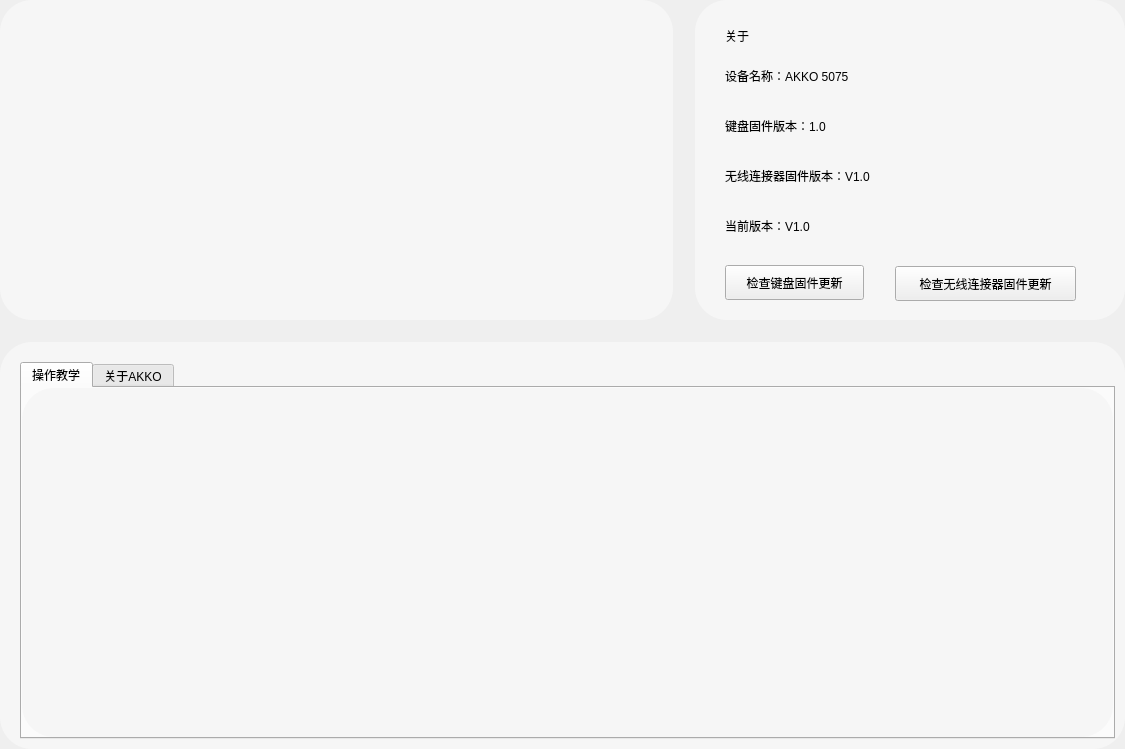
<?xml version="1.0" encoding="UTF-8"?>
<ui version="4.0">
 <class>FrameAbout</class>
 <widget class="QFrame" name="FrameAbout">
  <property name="geometry">
   <rect>
    <x>0</x>
    <y>0</y>
    <width>1125</width>
    <height>749</height>
   </rect>
  </property>
  <property name="windowTitle">
   <string>Frame</string>
  </property>
  <property name="styleSheet">
   <string notr="true"/>
  </property>
  <layout class="QVBoxLayout" name="verticalLayout_3">
   <property name="spacing">
    <number>22</number>
   </property>
   <property name="leftMargin">
    <number>0</number>
   </property>
   <property name="topMargin">
    <number>0</number>
   </property>
   <property name="rightMargin">
    <number>0</number>
   </property>
   <property name="bottomMargin">
    <number>0</number>
   </property>
   <item>
    <layout class="QHBoxLayout" name="horizontalLayout_2">
     <property name="spacing">
      <number>22</number>
     </property>
     <item>
      <widget class="QFrame" name="frameTLeft">
       <property name="styleSheet">
        <string notr="true">QFrame{background-color:#F6F6F6;border-radius:32px;}</string>
       </property>
       <property name="frameShape">
        <enum>QFrame::Shape::StyledPanel</enum>
       </property>
       <property name="frameShadow">
        <enum>QFrame::Shadow::Raised</enum>
       </property>
       <layout class="QHBoxLayout" name="horizontalLayout_3">
        <item>
         <widget class="QLabel" name="label">
          <property name="maximumSize">
           <size>
            <width>600</width>
            <height>300</height>
           </size>
          </property>
          <property name="text">
           <string/>
          </property>
          <property name="pixmap">
           <pixmap resource="res.qrc">:/images/Akko-Kb0.png</pixmap>
          </property>
          <property name="scaledContents">
           <bool>true</bool>
          </property>
         </widget>
        </item>
       </layout>
      </widget>
     </item>
     <item>
      <widget class="QFrame" name="frameTRight">
       <property name="minimumSize">
        <size>
         <width>0</width>
         <height>320</height>
        </size>
       </property>
       <property name="maximumSize">
        <size>
         <width>430</width>
         <height>320</height>
        </size>
       </property>
       <property name="styleSheet">
        <string notr="true">QFrame{background-color:#F6F6F6;border-radius:32px;}</string>
       </property>
       <property name="frameShape">
        <enum>QFrame::Shape::StyledPanel</enum>
       </property>
       <property name="frameShadow">
        <enum>QFrame::Shadow::Raised</enum>
       </property>
       <widget class="QLabel" name="labelTitle1">
        <property name="geometry">
         <rect>
          <x>30</x>
          <y>20</y>
          <width>161</width>
          <height>31</height>
         </rect>
        </property>
        <property name="text">
         <string>关于</string>
        </property>
       </widget>
       <widget class="QPushButton" name="pushButton">
        <property name="geometry">
         <rect>
          <x>30</x>
          <y>265</y>
          <width>139</width>
          <height>35</height>
         </rect>
        </property>
        <property name="text">
         <string>检查键盘固件更新</string>
        </property>
       </widget>
       <widget class="QPushButton" name="pushButton_2">
        <property name="geometry">
         <rect>
          <x>200</x>
          <y>266</y>
          <width>181</width>
          <height>35</height>
         </rect>
        </property>
        <property name="text">
         <string>检查无线连接器固件更新</string>
        </property>
       </widget>
       <widget class="QLabel" name="labelTitleL1">
        <property name="geometry">
         <rect>
          <x>30</x>
          <y>60</y>
          <width>161</width>
          <height>31</height>
         </rect>
        </property>
        <property name="text">
         <string>设备名称：AKKO 5075</string>
        </property>
       </widget>
       <widget class="QLabel" name="labelTitleL2">
        <property name="geometry">
         <rect>
          <x>30</x>
          <y>110</y>
          <width>161</width>
          <height>31</height>
         </rect>
        </property>
        <property name="text">
         <string>键盘固件版本：1.0</string>
        </property>
       </widget>
       <widget class="QLabel" name="labelTitleL3">
        <property name="geometry">
         <rect>
          <x>30</x>
          <y>160</y>
          <width>161</width>
          <height>31</height>
         </rect>
        </property>
        <property name="text">
         <string>无线连接器固件版本：V1.0</string>
        </property>
       </widget>
       <widget class="QLabel" name="labelTitleL4">
        <property name="geometry">
         <rect>
          <x>30</x>
          <y>210</y>
          <width>161</width>
          <height>31</height>
         </rect>
        </property>
        <property name="text">
         <string>当前版本：V1.0</string>
        </property>
       </widget>
      </widget>
     </item>
    </layout>
   </item>
   <item>
    <widget class="QFrame" name="frameBotttom">
     <property name="styleSheet">
      <string notr="true">QFrame{background-color:#F6F6F6;border-radius:32px;}</string>
     </property>
     <property name="frameShape">
      <enum>QFrame::Shape::StyledPanel</enum>
     </property>
     <property name="frameShadow">
      <enum>QFrame::Shadow::Raised</enum>
     </property>
     <layout class="QHBoxLayout" name="horizontalLayout">
      <property name="leftMargin">
       <number>20</number>
      </property>
      <property name="topMargin">
       <number>20</number>
      </property>
      <property name="rightMargin">
       <number>10</number>
      </property>
      <property name="bottomMargin">
       <number>10</number>
      </property>
      <item>
       <widget class="NewTabWidget" name="tabWidget">
        <property name="currentIndex">
         <number>0</number>
        </property>
        <widget class="QWidget" name="tab1">
         <property name="styleSheet">
          <string notr="true">background:transparent;</string>
         </property>
         <attribute name="title">
          <string>操作教学</string>
         </attribute>
         <layout class="QVBoxLayout" name="verticalLayout_2">
          <property name="spacing">
           <number>0</number>
          </property>
          <property name="leftMargin">
           <number>0</number>
          </property>
          <property name="topMargin">
           <number>10</number>
          </property>
          <property name="rightMargin">
           <number>0</number>
          </property>
          <property name="bottomMargin">
           <number>0</number>
          </property>
          <item>
           <widget class="QScrollArea" name="scrollArea">
            <property name="widgetResizable">
             <bool>true</bool>
            </property>
            <widget class="QWidget" name="scrollAreaWidgetContents">
             <property name="geometry">
              <rect>
               <x>0</x>
               <y>0</y>
               <width>1089</width>
               <height>337</height>
              </rect>
             </property>
             <layout class="QVBoxLayout" name="verticalLayout">
              <property name="spacing">
               <number>0</number>
              </property>
              <property name="leftMargin">
               <number>0</number>
              </property>
              <property name="topMargin">
               <number>0</number>
              </property>
              <property name="rightMargin">
               <number>0</number>
              </property>
              <property name="bottomMargin">
               <number>0</number>
              </property>
              <item>
               <layout class="QGridLayout" name="gridLayout">
                <property name="horizontalSpacing">
                 <number>10</number>
                </property>
                <property name="verticalSpacing">
                 <number>20</number>
                </property>
               </layout>
              </item>
             </layout>
            </widget>
           </widget>
          </item>
         </layout>
        </widget>
        <widget class="QWidget" name="tab2">
         <attribute name="title">
          <string>关于AKKO</string>
         </attribute>
        </widget>
       </widget>
      </item>
     </layout>
    </widget>
   </item>
  </layout>
 </widget>
 <customwidgets>
  <customwidget>
   <class>NewTabWidget</class>
   <extends>QTabWidget</extends>
   <header>newtabwidget.h</header>
   <container>1</container>
  </customwidget>
 </customwidgets>
 <resources>
  <include location="res.qrc"/>
 </resources>
 <connections/>
</ui>
